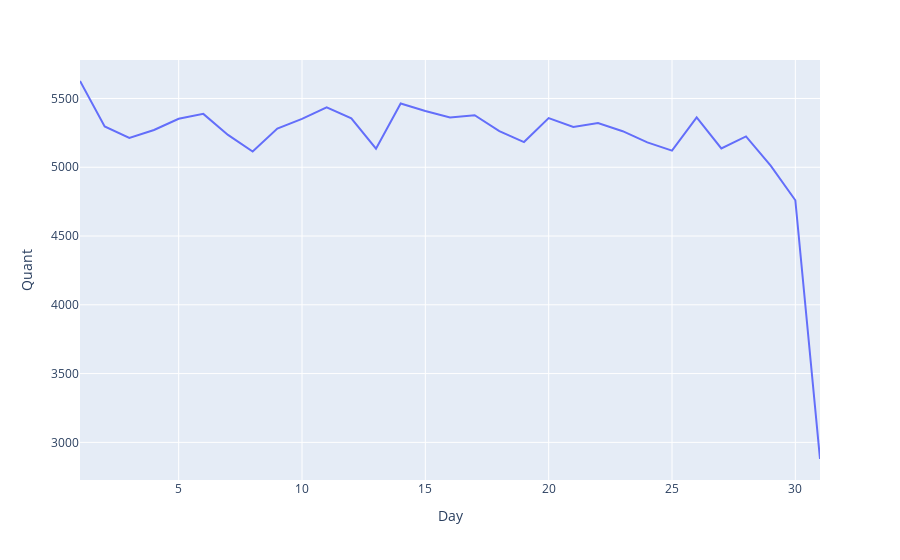

Notebook code for this chart:
### Code cell
dframe = pd.DataFrame(dframe['Day'].value_counts()).sort_index().reset_index().rename(columns={'index':'Day', 'Day':'Quant'})
fig = px.line(dframe, x='Day',y='Quant')
fig.show()

### Figure 1 — Plotly figure (JSON) as saved in the notebook; plotly's stock layout.template omitted (floating-point values rounded to 4 significant figures)
{"data": [{"hovertemplate": "Day=%{x}<br>Quant=%{y}<extra></extra>", "legendgroup": "", "line": {"color": "#636efa", "dash": "solid"}, "marker": {"symbol": "circle"}, "mode": "lines", "name": "", "orientation": "v", "showlegend": false, "type": "scatter", "x": [1, 2, 3, 4, 5, 6, 7, 8, 9, 10, 11, 12, 13, 14, 15, 16, 17, 18, 19, 20, 21, 22, 23, 24, 25, 26, 27, 28, 29, 30, 31], "xaxis": "x", "y": [5627, 5296, 5213, 5271, 5352, 5388, 5235, 5114, 5281, 5352, 5436, 5356, 5135, 5463, 5409, 5361, 5378, 5263, 5183, 5357, 5293, 5321, 5262, 5181, 5121, 5363, 5137, 5224, 5011, 4760, 2879], "yaxis": "y"}], "layout": {"legend": {"tracegroupgap": 0}, "margin": {"t": 60}, "xaxis": {"anchor": "y", "domain": [0, 1], "title": {"text": "Day"}}, "yaxis": {"anchor": "x", "domain": [0, 1], "title": {"text": "Quant"}}}}
